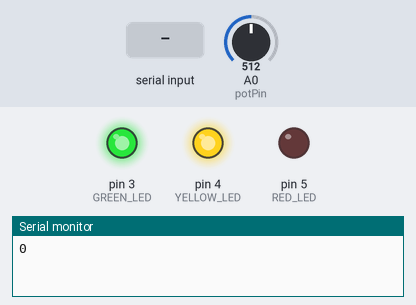
This sketch was run on a simulated Arduino Uno, built with avr-gcc and run on an emulated ATmega328P. On the bench: output pins drawn as LEDs (lit = HIGH), the last lines printed to the serial monitor. The inputs (shaded band) are chosen by the test bench; at power-on: A0 (potPin) = 512.

Above: at 0.1 s.
3.1 s: "90,45\n" received over Serial
At 5.5 s:
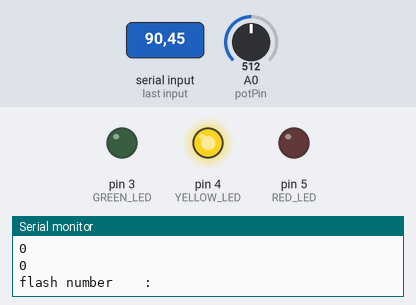
11.3 s: A0 (potPin) set to 716
17.8 s: A0 (potPin) set to 306
25.9 s: A0 (potPin) set to 900
At 27.2 s:
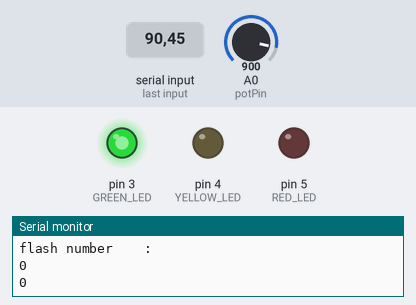
34.1 s: A0 (potPin) set to 511
At 34.9 s:
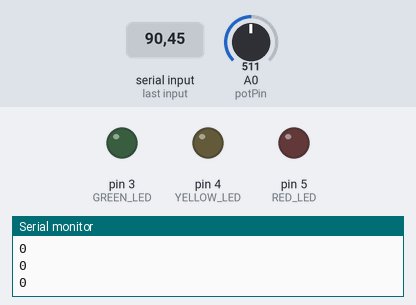
35.9 s: "30,150\n" received over Serial
At 37.2 s:
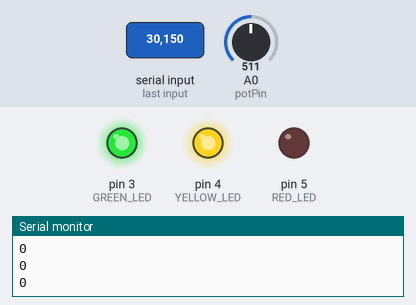
Timing chart, 0 to 45.1 s (numbered marks = the images above; inputs shaded):
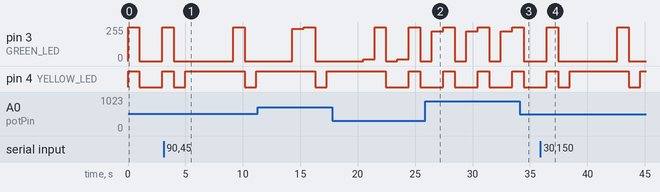

Measured:
- after the input at 3.1 s, pin 4 (YELLOW_LED): LOW → HIGH after 1.9 s, → LOW 5.2 s later, → HIGH 1.0 s later
- after the input at 34.1 s, pin 3 (GREEN_LED): goes on until 34.5 s, then stays 0/255
- after the input at 35.9 s, pin 3 (GREEN_LED): 0/255 → 255/255 after 6.7 s, → 0/255 1.0 s later
- by itself, pin 3 (GREEN_LED): repeats every 3.0 s: 255/255 1.0 s, 0/255 1.0 s, 225/255 1.0 s

The sketch:

codeforledandpotent.ino
```cpp
#define GREEN_LED 3 // where the green led is connected to the arduino board
#define YELLOW_LED 4 // where the yellow led is connected to arduino board
#define RED_LED 5 // where the red led is connected to arduino board
#define BUTTON 1 // where the button is connected to arduino board
int potPin = A0;
int potVal = 0;
int brightness=0; // brightness for pent


int pin = 5;
void setup() { // defining input and output for each led and button
  // put your setup code here, to run once:

  pinMode(RED_LED, OUTPUT);
  pinMode(GREEN_LED, OUTPUT);
  pinMode(YELLOW_LED, OUTPUT);
  pinMode(BUTTON, INPUT);

  Serial.begin(9600);
  Serial.setTimeout(10);  // this will wait 10 ms to proces the input
}

void loop() {

 // put your main code here, to run repeatedly:
  Serial.println(digitalRead(BUTTON));
  if (digitalRead(BUTTON) == 1) { // button in pin 1 and will read 1 in synapse
    digitalWrite(RED_LED, HIGH); // when pressing button the button will turn the red on
  } else {
    digitalWrite(RED_LED, LOW);
  }

  digitalWrite(GREEN_LED, HIGH); // green lights will flash
  digitalWrite(YELLOW_LED, HIGH); // yellow lights will flash

  delay(1000); // delay for the red button to turn on after the button is clicked
  digitalWrite(RED_LED, LOW); // red off
  digitalWrite(GREEN_LED, LOW); // green off
  digitalWrite(YELLOW_LED, LOW); // yellow off

  delay(1000);

  if (Serial.available() > 0) {
    int flash = Serial.parseInt(); // reading the integer from serial number
    Serial.println("flash number    :"); // print "flash Number" before the number that is greater than 0

    // this will make the led light flash a set amount of times
    for (int i = 0; i < 7; i++) {  // this will loop 7 times
      digitalWrite(YELLOW_LED, HIGH);
      delay(150);
      digitalWrite(RED_LED, LOW);
      delay(150);
      digitalWrite(RED_LED, LOW);
      delay(150);


      // this will make the led light flash a set amount of times
     }
  }
  potVal = analogRead(potPin); // read the potentiometer value

  brightness= 255*potVal/1023; //this is so the ranges of the led and pent match up
  analogWrite(GREEN_LED,brightness); // can control the brightness of the pent when you move it
  delay(1000);
}
```
